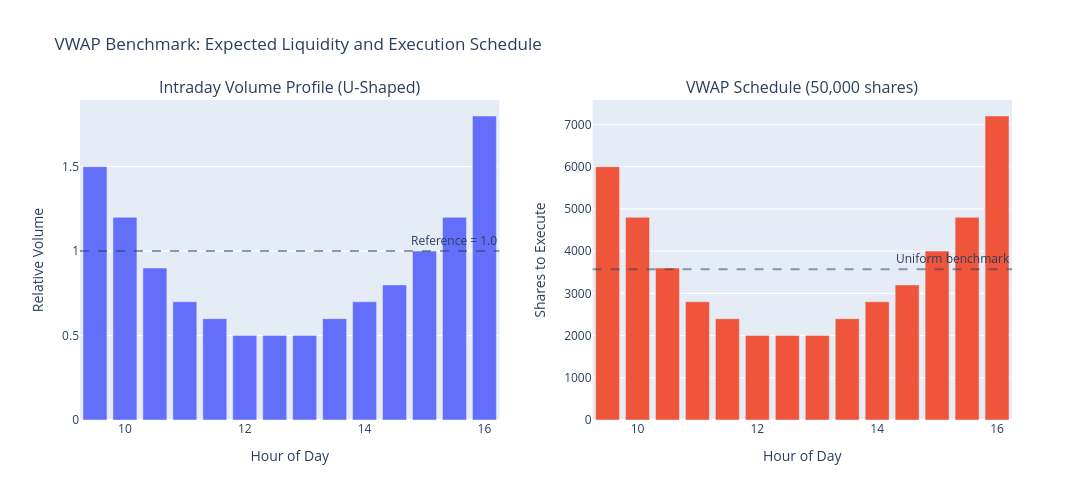

Notebook cell for this chart:
### Markdown cell above
### <b> 2.2 Execution Interpretation </b>

In practice, future volume is not known with certainty, so VWAP execution relies on an **expected volume curve**.

This produces a schedule that trades more aggressively in high-liquidity periods and less aggressively in low-liquidity periods.

Unlike Almgren–Chriss, VWAP does not explicitly optimize the trade-off between execution cost and risk. It is mainly a liquidity-aligned benchmark.

### Code cell
# Typical U-shaped intraday volume profile
# Higher volume at open and close, lower mid-day
hours = np.arange(9.5, 16.5, 0.5)  # 9:30 AM to 4:00 PM

volume_profile = np.array([
    1.5, 1.2, 0.9, 0.7, 0.6, 0.5, 0.5,
    0.5, 0.6, 0.7, 0.8, 1.0, 1.2, 1.8
], dtype=float)


total_shares = 50_000
vwap_schedule = generate_vwap_schedule(total_shares, volume_profile)
uniform_schedule = np.full_like(vwap_schedule, total_shares / len(vwap_schedule))
# Plot: Vol profile + VWAP schedule

fig = make_subplots(
    rows=1, cols=2,
    subplot_titles=(
        "Intraday Volume Profile (U-Shaped)",
        f"VWAP Schedule ({total_shares:,} shares)"
    )
)

# Left panel: volume profile
fig.add_trace(
    go.Bar(
        x=hours,
        y=volume_profile,
        name="Relative Volume",
        hovertemplate="Hour: %{x}<br>Relative Volume: %{y:.2f}<extra></extra>"
    ),
    row=1, col=1
)

fig.add_hline(
    y=1.0,
    line_dash="dash",
    opacity=0.5,
    annotation_text="Reference = 1.0",
    row=1, col=1
)

# Right panel: VWAP schedule
fig.add_trace(
    go.Bar(
        x=hours,
        y=vwap_schedule,
        name="VWAP Shares",
        hovertemplate="Hour: %{x}<br>Shares: %{y:,.0f}<extra></extra>"
    ),
    row=1, col=2
)

fig.add_hline(
    y=total_shares / len(volume_profile),
    line_dash="dash",
    opacity=0.5,
    annotation_text="Uniform benchmark",
    row=1, col=2
)

fig.update_xaxes(title_text="Hour of Day", row=1, col=1)
fig.update_yaxes(title_text="Relative Volume", row=1, col=1)

fig.update_xaxes(title_text="Hour of Day", row=1, col=2)
fig.update_yaxes(title_text="Shares to Execute", row=1, col=2)

fig.update_layout(
    height=500,
    width=1100,
    title_text="VWAP Benchmark: Expected Liquidity and Execution Schedule",
    showlegend=False
)

fig.show()
fig.write_image("../results/plots/vwap_execution.png")

### Figure 1 — Plotly figure (JSON) as saved in the notebook; plotly's stock layout.template omitted (floating-point values rounded to 4 significant figures)
{"data": [{"hovertemplate": "Hour: %{x}<br>Relative Volume: %{y:.2f}<extra></extra>", "name": "Relative Volume", "type": "bar", "x": [9.5, 10.0, 10.5, 11.0, 11.5, 12.0, 12.5, 13.0, 13.5, 14.0, 14.5, 15.0, 15.5, 16.0], "xaxis": "x", "y": [1.5, 1.2, 0.9, 0.7, 0.6, 0.5, 0.5, 0.5, 0.6, 0.7, 0.8, 1.0, 1.2, 1.8], "yaxis": "y"}, {"hovertemplate": "Hour: %{x}<br>Shares: %{y:,.0f}<extra></extra>", "name": "VWAP Shares", "type": "bar", "x": [9.5, 10.0, 10.5, 11.0, 11.5, 12.0, 12.5, 13.0, 13.5, 14.0, 14.5, 15.0, 15.5, 16.0], "xaxis": "x2", "y": [6000.0, 4800.0, 3600.0, 2800.0, 2400.0, 2000.0, 2000.0, 2000.0, 2400.0, 2800.0, 3200.0, 4000.0, 4800.0, 7200.0], "yaxis": "y2"}], "layout": {"annotations": [{"font": {"size": 16}, "showarrow": false, "text": "Intraday Volume Profile (U-Shaped)", "x": 0.225, "xanchor": "center", "xref": "paper", "y": 1, "yanchor": "bottom", "yref": "paper"}, {"font": {"size": 16}, "showarrow": false, "text": "VWAP Schedule (50,000 shares)", "x": 0.775, "xanchor": "center", "xref": "paper", "y": 1, "yanchor": "bottom", "yref": "paper"}, {"showarrow": false, "text": "Reference = 1.0", "x": 1, "xanchor": "right", "xref": "x domain", "y": 1, "yanchor": "bottom", "yref": "y"}, {"showarrow": false, "text": "Uniform benchmark", "x": 1, "xanchor": "right", "xref": "x2 domain", "y": 3571.0, "yanchor": "bottom", "yref": "y2"}], "height": 500, "shapes": [{"line": {"dash": "dash"}, "opacity": 0.5, "type": "line", "x0": 0, "x1": 1, "xref": "x domain", "y0": 1, "y1": 1, "yref": "y"}, {"line": {"dash": "dash"}, "opacity": 0.5, "type": "line", "x0": 0, "x1": 1, "xref": "x2 domain", "y0": 3571.0, "y1": 3571.0, "yref": "y2"}], "showlegend": false, "title": {"text": "VWAP Benchmark: Expected Liquidity and Execution Schedule"}, "width": 1100, "xaxis": {"anchor": "y", "domain": [0, 0.45], "title": {"text": "Hour of Day"}}, "xaxis2": {"anchor": "y2", "domain": [0.55, 1], "title": {"text": "Hour of Day"}}, "yaxis": {"anchor": "x", "domain": [0, 1], "title": {"text": "Relative Volume"}}, "yaxis2": {"anchor": "x2", "domain": [0, 1], "title": {"text": "Shares to Execute"}}}}
